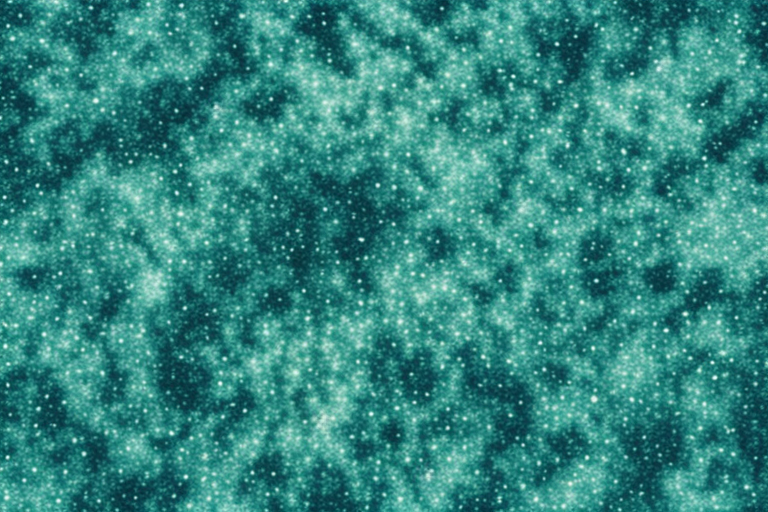
#> input picture shuangtian/examples/caiyun/assets/media/accent-glow.png, 768 x 512 px
$ python visual_richness.py ../shuangtian/examples/caiyun/assets/media/accent-glow.png
#> lines starting #> are read from the running program, lines starting #| are printed output that depends on the picture
"""量"画面丰富度"——把"太简单"拆成几个互不蕴含的量化指标。

## 为什么是这几个量

用户说"简单"时，可能指四件**互不蕴含**的事（A 成立推不出 B）：

| 量 | 含义 | 对应观感 |
|---|---|---|
| `ink_ratio` | 画面被非背景内容覆盖的比例 | "空荡荡" vs "有内容" |
| `edge_count` | 显著边缘的数量（Sobel 阈值化的连通带） | "平" vs "有结构" |
| `level_steps` | 亮度直方图里可分辨的层数 | "只有底色+文字" vs "有层次" |
| `color_spread` | 彩度分布宽度 | "单色" vs "有配色" |

"细节多"与"有层次"是两个量：一张噪点图 edge 很多但 level_steps 很少。

## 量法（口径写死在这里，避免每次手算漂移）

- 只看**中心安全区**（去掉四周 5%）：边缘常有暗角/装饰线，会把 ink_ratio 抬虚高。
- `ink_ratio`：与**该行背景中位数**差 > 12 的像素占比（自适应底色——
  固定阈值会把深色背景整片当成内容，那是 §13.4 的坑）。
- `edge_count`：Sobel 幅值 > 26 的像素数 / 总像素（千分比）。
- `level_steps`：亮度直方图做 1% 截断后用 Otsu 找峰，数可分辨的峰个数（1~8）。
- `color_spread`：非灰像素的 HSV 饱和度标准差（0~1）。

用法：
    python tools/visual_richness.py <图片或目录> [更多...]
"""
import os
import sys

try:
    from PIL import Image
except ImportError:
    print("需要 Pillow：pip install pillow", file=sys.stderr)
    raise SystemExit(2)


def analyze(path):
    image = Image.open(path).convert("RGB")
#> image is the input picture: PIL image 768x512 RGB; mean R, G, B 49.7, 134.4, 128.5
    width, height = image.size
#> width = 768; height = 512
    # 中心安全区：去掉四周 5%，避开暗角/边框装饰（它们不是"内容"）
    left, right = int(width * 0.05), int(width * 0.95)
#> left = 38; right = 729
    top, bottom = int(height * 0.05), int(height * 0.95)
#> top = 25; bottom = 486
    crop = image.crop((left, top, right, bottom))
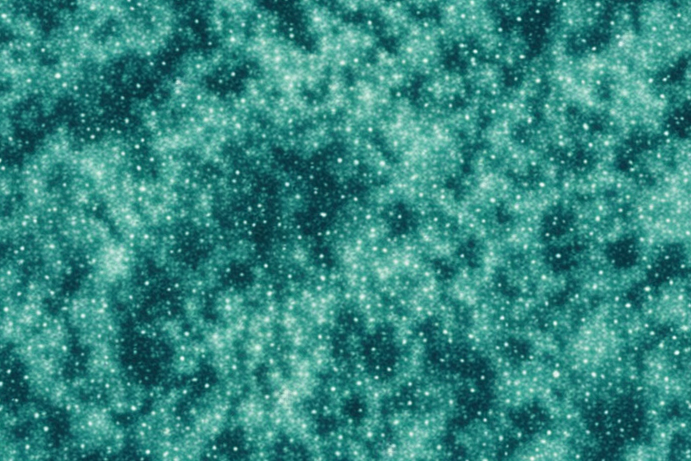
#> crop: PIL image 691x461 RGB; mean R, G, B 51.2, 136.3, 129.9
    pixels = list(crop.getdata())
#> pixels = 318551 items
    total = len(pixels)
#> total = 318551

    # —— ink_ratio：按行自适应底色 ——
    ink = 0
    row_medians = []
    crop_w = crop.size[0]
#> crop_w = 691
    for y in range(crop.size[1]):
        row = pixels[y * crop_w:(y + 1) * crop_w]
        lum = [(r * 299 + g * 587 + b * 114) // 1000 for r, g, b in row]
        ordered = sorted(lum)
        median = ordered[len(ordered) // 2]
        row_medians.append(median)
        for value in lum:
            if abs(value - median) > 12:
                ink += 1
#> this loop made 461 passes
#> median on passes 1 to 3: 95, 96, 98
#> after the loop, ink = 237612; row_medians = 461 values, max 127 at index 44, min 91 at index 407, mean 108.2

    # —— edge_count：Sobel（用灰度差分近似，够用且快）——
    gray = crop.convert("L")
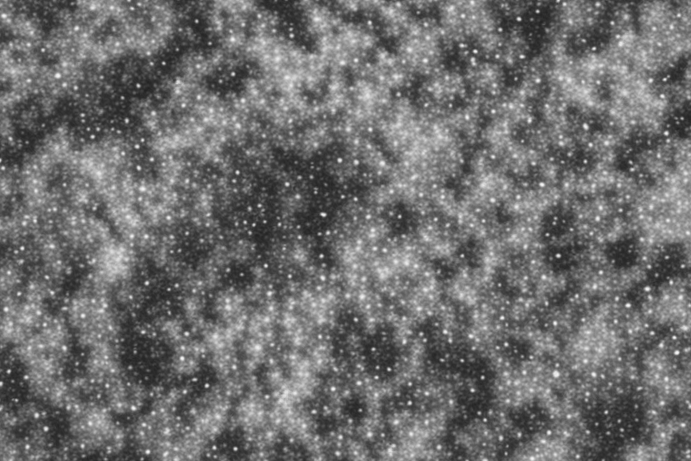
#> gray: PIL image 691x461 L; min 34, max 246, mean 110.1
    gw, gh = gray.size
#> gw = 691; gh = 461
    data = list(gray.getdata())
#> data = 318551 items
    edges = 0
    for y in range(1, gh - 1):
        base = y * gw
        for x in range(1, gw - 1):
            i = base + x
            gx = (data[i - gw + 1] + 2 * data[i + 1] + data[i + gw + 1]
                  - data[i - gw - 1] - 2 * data[i - 1] - data[i + gw - 1])
            gy = (data[i + gw - 1] + 2 * data[i + gw] + data[i + gw + 1]
                  - data[i - gw - 1] - 2 * data[i - gw] - data[i - gw + 1])
            if abs(gx) + abs(gy) > 26 * 4:
                edges += 1
#> after the loop, edges = 147196

    # —— level_steps：亮度直方图峰数（1% 截断 + 邻域峰检测）——
    hist = [0] * 256
    for value in gray.getdata():
        hist[value] += 1
#> this loop made 318551 passes
#> value on passes 1 to 3: 108, 106, 114
#> after the loop, hist = 256 values, max 3225 at index 115, min 0 at index 0, mean 1244.3
    cutoff = max(1, int(sum(hist) * 0.01))
#> cutoff = 3185
    peaks = 0
    for i in range(1, 255):
        if hist[i] < cutoff:
            continue
        if hist[i] >= hist[i - 1] and hist[i] >= hist[i + 1]:
            # 只数"显著"的峰：至少是均值的 1.5 倍
            if hist[i] * 256 > sum(hist) * 0.06:
                peaks += 1
#> after the loop, peaks = 2

    # —— color_spread：饱和度标准差 ——
    sat = []
    for r, g, b in pixels[::7]:   # 抽样即可，省时间
        mx, mn = max(r, g, b), min(r, g, b)
        sat.append(0.0 if mx == 0 else (mx - mn) / mx)
#> this loop made 45508 passes
#> (r, g, b, mx, mn) on passes 1 to 3: (40, 139, 124, 139, 40), (66, 152, 141, 152, 66), (50, 137, 137, 137, 50)
#> after the loop, sat = 45508 items
    mean = sum(sat) / len(sat) if sat else 0.0
#> mean = 0.668
    variance = sum((v - mean) ** 2 for v in sat) / len(sat) if sat else 0.0
#> variance = 0.0281

    return {
        "path": path,
        "size": (width, height),
        "ink_ratio": ink / total,
        "edge_permille": edges / total * 1000.0,
        "level_steps": peaks,
        "color_spread": variance ** 0.5,
        "levels_range": (min(row_medians), max(row_medians)) if row_medians else (0, 0),
    }


def main():
    if len(sys.argv) < 2:
        print(__doc__)
        return 2
    paths = []
    for arg in sys.argv[1:]:
        if os.path.isdir(arg):
            paths.extend(
                os.path.join(arg, f) for f in sorted(os.listdir(arg))
                if f.lower().endswith((".png", ".jpg"))
            )
        else:
            paths.append(arg)

    print(f"{'文件':38} {'ink%':>6} {'edge‰':>7} {'层数':>5} {'彩散':>6}")
    print("-" * 68)
    for path in paths:
        try:
            r = analyze(path)
#> r = 7 items
        except Exception as exc:  # noqa: BLE001
            print(f"{os.path.basename(path):38} 失败：{exc}")
            continue
        name = os.path.basename(path)
        if len(name) > 36:
            name = name[:33] + "..."
        print(f"{name:38} {r['ink_ratio']*100:6.2f} {r['edge_permille']:7.1f} "
              f"{r['level_steps']:5d} {r['color_spread']:6.3f}")
#| accent-glow.png                         74.59   462.1     2  0.168
    return 0


if __name__ == "__main__":
    sys.exit(main())
#> (the program exits here)

$ run again, on shuangtian/examples/caiyun/assets/media/bg-dusk.png
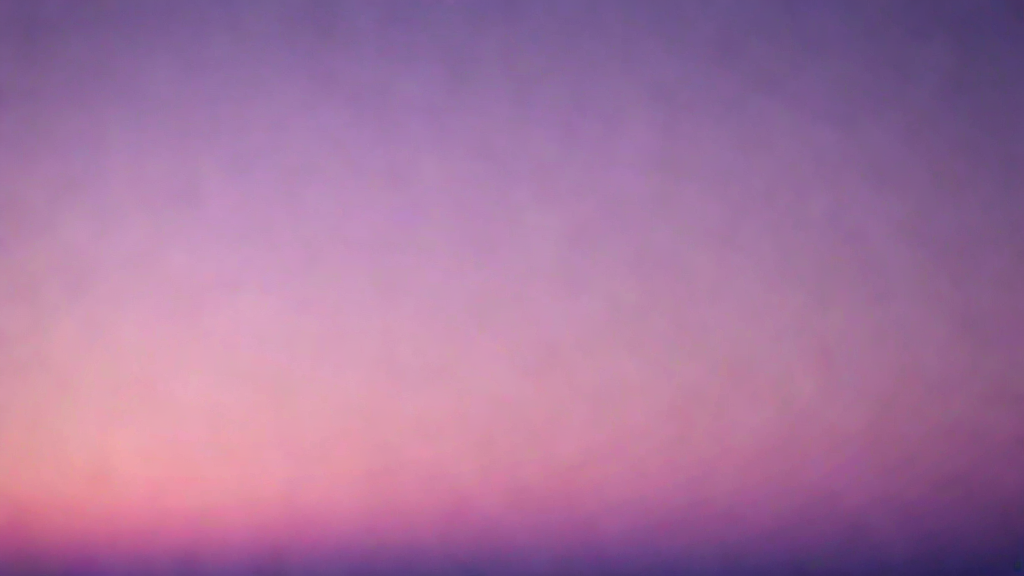
#> input picture shuangtian/examples/caiyun/assets/media/bg-dusk.png, 1024 x 576 px
#> in analyze, image is the input picture: PIL image 1024x576 RGB; mean R, G, B 165, 116, 157.8
#> in analyze, `crop = image.crop((left, top, right, bottom))`:
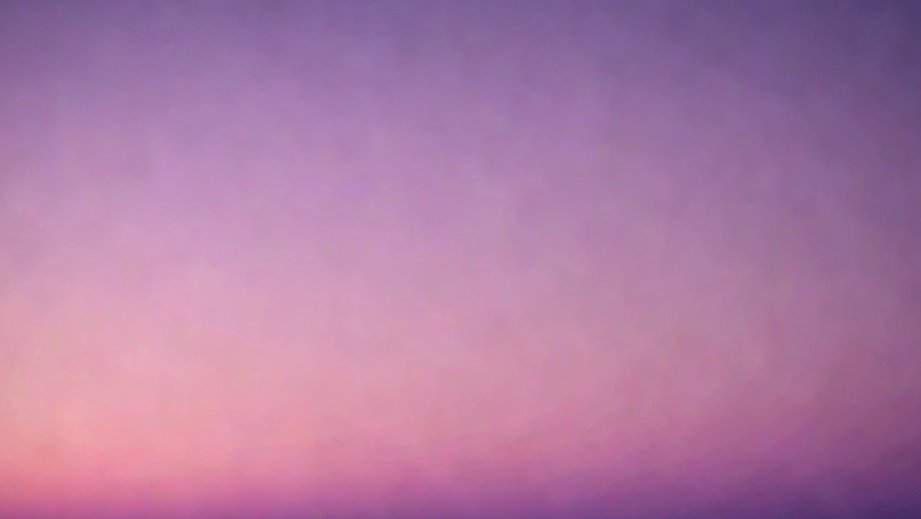
#> crop: PIL image 921x519 RGB; mean R, G, B 174.1, 122.9, 163.1
#> pixels = 477999 items
#> total = 477999
#> the loop in analyze, `for y in range(crop.size[1]):` made 519 passes
#> median on passes 1 to 3: 106, 107, 107
#> after the loop in analyze, `for y in range(crop.size[1]):`: ink = 213738; row_medians = 519 values, max 173 at index 360, min 102 at index 518, mean 148.1
#> in analyze, `gray = crop.convert("L")`:
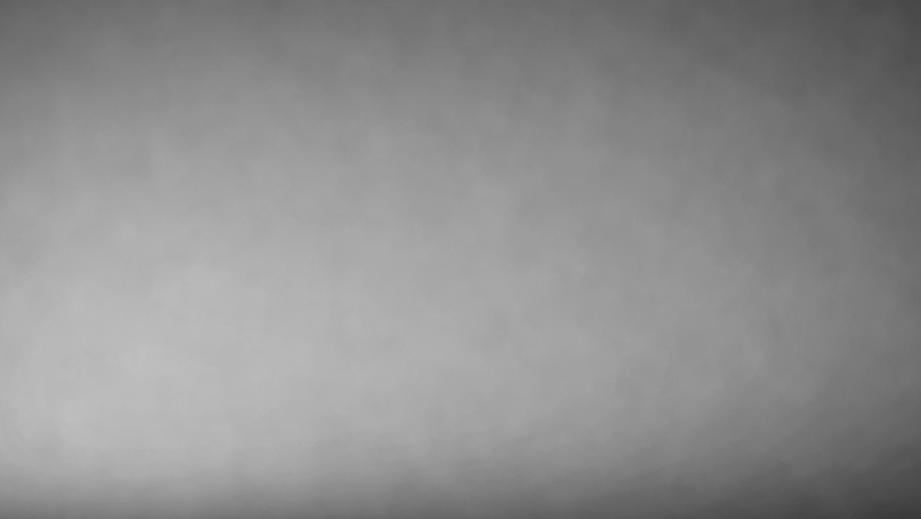
#> gray: PIL image 921x519 L; min 56, max 192, mean 142.8
#> data = 477999 items
#> after the loop in analyze, `for y in range(1, gh - 1):`: edges = 0
#> the loop in analyze, `for value in gray.getdata():` made 477999 passes
#> value on passes 1 to 3: 96, 97, 97
#> after the loop in analyze, `for value in gray.getdata():`: hist = 256 values, max 7772 at index 184, min 0 at index 0, mean 1867.2
#> cutoff = 4779
#> after the loop in analyze, `for i in range(1, 255):`: peaks = 13
#> the loop in analyze, `for r, g, b in pixels[::7]:` made 68286 passes
#> (r, g, b, mx, mn) on passes 1 to 3: (109, 83, 131, 131, 83), (111, 82, 135, 135, 82), (110, 87, 136, 136, 87)
#> after the loop in analyze, `for r, g, b in pixels[::7]:`: sat = 68286 items
#> mean = 0.32
#> variance = 0.00397
#> in main, `r = analyze(path)`: r = 7 items
#| bg-dusk.png                             44.72     0.0    13  0.063
